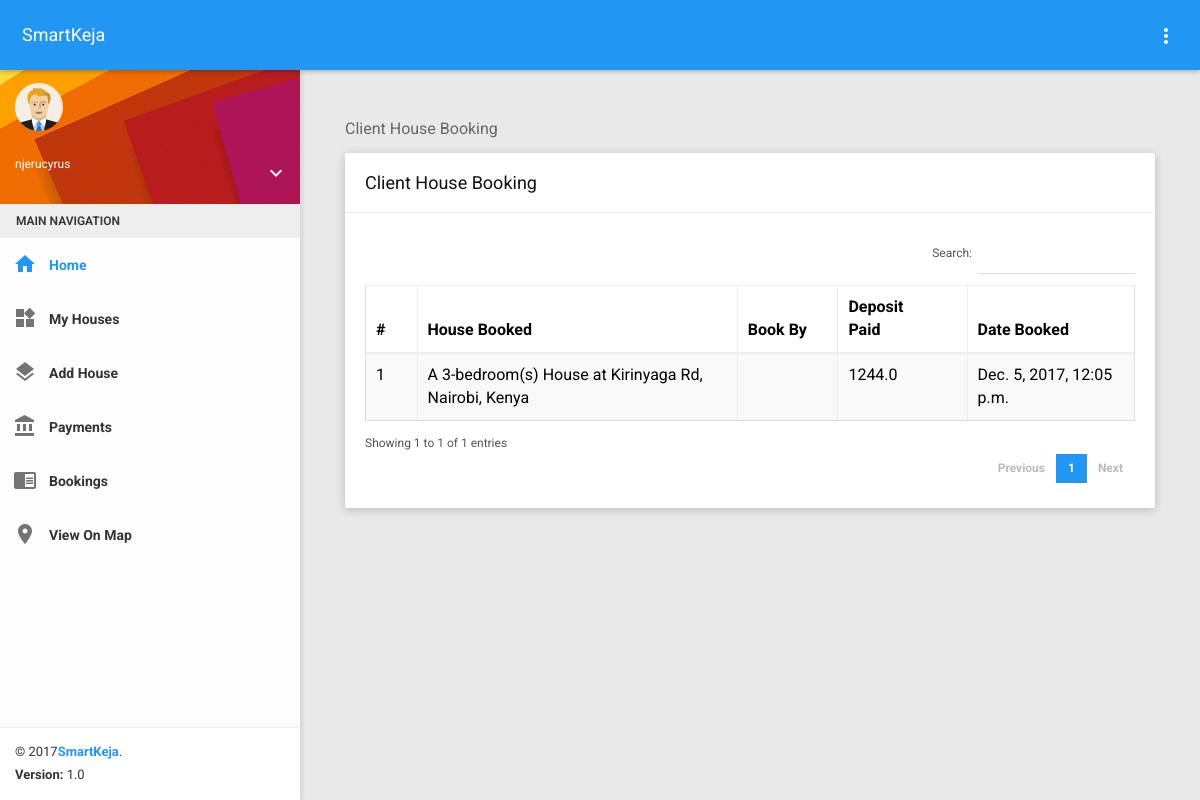
The page /dashboard/bookings/ (signed in) on the database as committed earlier.
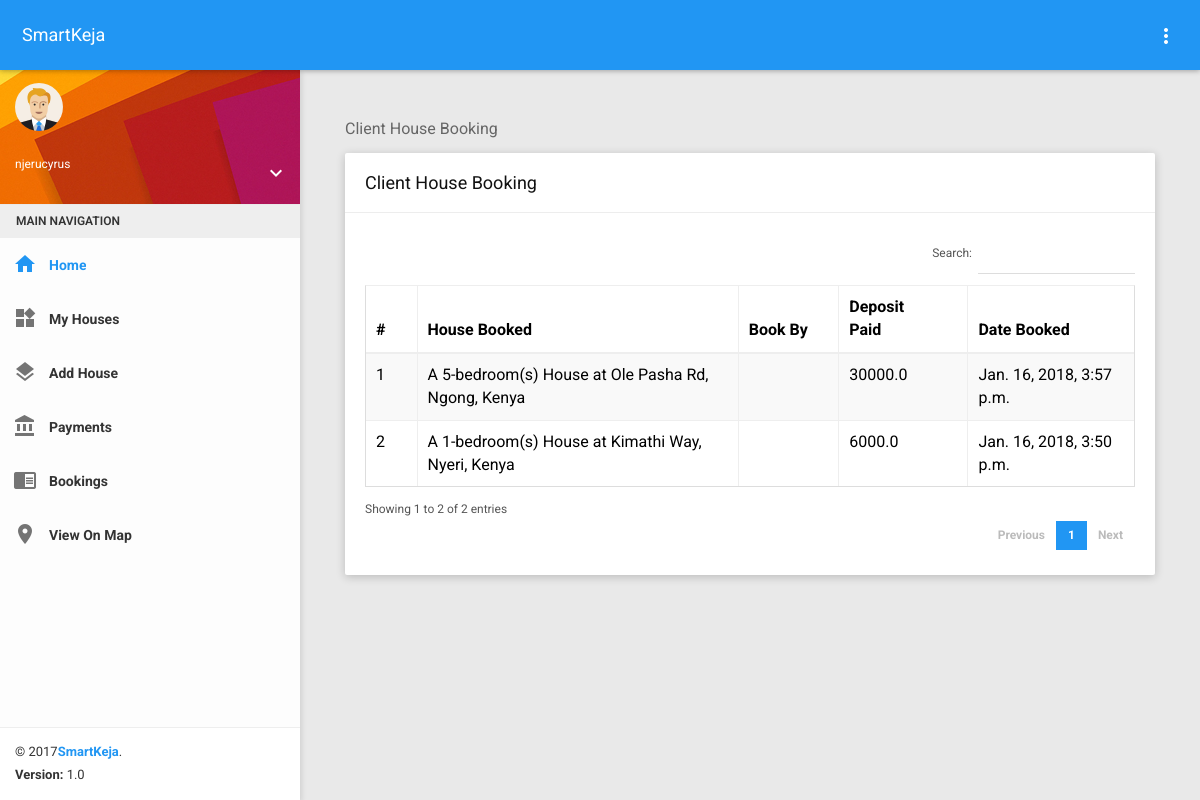
The same page on the database as committed later.
### smarthouse/models.py (models this page shows, shortened)
class Booking(models.Model):
    house = models.ForeignKey(House)
    booked_by = models.CharField(max_length=20, null=True, default='')
    date_booked = models.DateTimeField(auto_now_add=True)
    cleared = models.BooleanField(default=False)
    deposit_amount = models.FloatField()

class House(models.Model):
    managed_by = models.ForeignKey(User)
    lat = models.FloatField()
    lng = models.FloatField()
    location = models.CharField(max_length=200)
    rent_price = models.FloatField()
    sale_price = models.FloatField()
    bedrooms = models.IntegerField()
    description = models.TextField()
    on_sale = models.BooleanField(default=False)
    is_available = models.BooleanField(default=True)
    primary_img = models.ImageField(upload_to='uploads/')
    is_published = models.BooleanField(default=False)
    date_posted = models.DateTimeField(auto_now_add=True)
    class Meta:
        ordering = ('-is_available', '-date_posted')
    def __str__(self):
        return "A {}-bedroom(s) House at {}".format(self.bedrooms, self.location)

### smarthouse/views.py (the view)
# urls.py: url(r'^dashboard/bookings/$', views.MyClientHouseBookingView.as_view(), name='my_house_booking'),
class MyClientHouseBookingView(LoginRequiredMixin, ListView):
    template_name = 'dashboard/pages/myhousebookings.html'
    model = Booking
    context_object_name = 'bookings'
    login_url = '/login'
    def get_queryset(self):
        return self.model.objects.filter(house__managed_by=self.request.user)

### smarthouse/context_processors.py (called while the page is built)
def get_account_type(request):
    account_type = ''
    phone_number = ''
    context = dict({})
    try:
        if request.user.is_authenticated:
            agent_exists = Agent.objects.filter(user=request.user)[:1].exists()
            if agent_exists:
                account_type = 'agent'
                agent = Agent.objects.get(user=request.user)
                phone_number = agent.phone_number
            if request.user.is_staff:
                account_type = "owner"
                house_owner = HouseOwner.objects.get(user=request.user)
                phone_number = house_owner.phone_number
            if not request.user.is_staff and not agent_exists:
                account_type = "client"
    except (Agent.DoesNotExist, HouseOwner.DoesNotExist):
        pass
    context['account_type'] = account_type
    context['phone_number'] = phone_number
    return context

def get_house_posts(request):
    context = dict({})
    houses = House.objects.all()
    context['house_options'] = houses
    return context

### smartkeja/templates/dashboard/pages/myhousebookings.html (shortened to what this page needs)
{% extends 'dashboard/index.html' %}
{% block content %}
  <div class="container-fluid">
        <div class="block-header">
            <h2>
             Client House Booking
            </h2>
        </div>
        <div class="row clearfix">
            <div class="col-lg-12 col-md-12 col-sm-12 col-xs-12">
                <div class="card">
                    <div class="header">
                        <h2>
                            Client House Booking
                        </h2>
                    </div>
                    <div class="body">
                        <div class="table-responsive" style="font-size: 12px;">
                            <table class="table table-bordered table-striped table-hover dataTable js-exportable">
                                <thead>
                                <tr>
                                    <th>#</th>
                                    <th>House Booked</th>
                                    <th>Book By </th>
                                    <th>Deposit Paid</th>
                                    <th>Date Booked</th>
                                </tr>
                                </thead>
                                <tbody>
                                {% for booking in bookings %}
                                    <tr>
                                        <td>{{ forloop.counter }}</td>
                                        <td>{{ booking.house }}</td>
                                        <td>{{ booking.booked_by }}</td>
                                        <td>{{ booking.deposit_amount }}</td>
                                        <td>{{ booking.date_booked }}</td>
                                    </tr>
                                {% endfor %}
                                </tbody>
                            </table>
                        </div>
                    </div>
                </div>
            </div>
        </div>
    </div>
{% endblock %}

Rows that differ between the two databases and show on the page:
removed Booking: house "A 3-bedroom(s) House at Kirinyaga Rd, Nairobi, Kenya", deposit_amount "1244.0", date_booked "Dec. 5, 2017, 12:05 p.m."
added Booking: house "A 5-bedroom(s) House at Ole Pasha Rd, Ngong, Kenya", deposit_amount "30000.0", date_booked "Jan. 16, 2018, 3:57 p.m."
added Booking: house "A 1-bedroom(s) House at Kimathi Way, Nyeri, Kenya", deposit_amount "6000.0", date_booked "Jan. 16, 2018, 3:50 p.m."
Other text that changed with them:
text written by a page script: "Search: Showing 1 to 1 of 1 entries Previous 1 Next" → "Search: Showing 1 to 2 of 2 entries Previous 1 Next"
